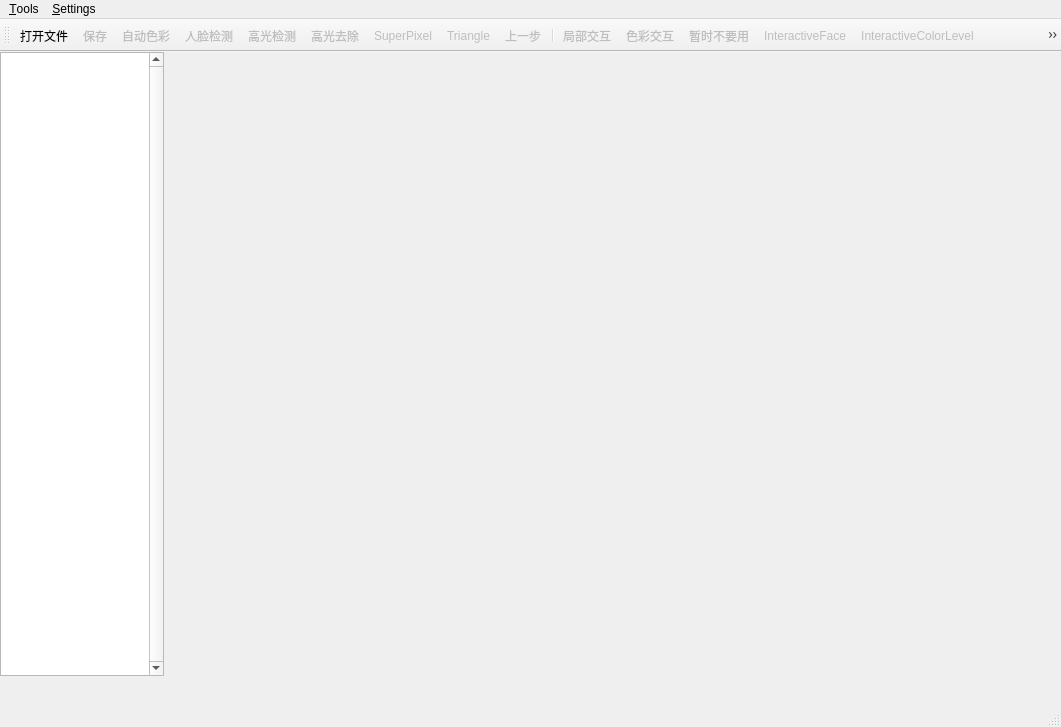
<?xml version="1.0" encoding="UTF-8"?>
<ui version="4.0">
 <class>ImageProcessSystemClass</class>
 <widget class="QMainWindow" name="ImageProcessSystemClass">
  <property name="enabled">
   <bool>true</bool>
  </property>
  <property name="geometry">
   <rect>
    <x>0</x>
    <y>0</y>
    <width>1061</width>
    <height>727</height>
   </rect>
  </property>
  <property name="windowTitle">
   <string>ImageProcessSystem</string>
  </property>
  <widget class="QWidget" name="centralWidget">
   <property name="enabled">
    <bool>true</bool>
   </property>
   <widget class="QLabel" name="pixelValueLabel">
    <property name="geometry">
     <rect>
      <x>420</x>
      <y>520</y>
      <width>102</width>
      <height>12</height>
     </rect>
    </property>
    <property name="text">
     <string/>
    </property>
    <property name="alignment">
     <set>Qt::AlignCenter</set>
    </property>
   </widget>
   <widget class="QListWidget" name="listWidget">
    <property name="geometry">
     <rect>
      <x>0</x>
      <y>0</y>
      <width>164</width>
      <height>624</height>
     </rect>
    </property>
    <property name="verticalScrollBarPolicy">
     <enum>Qt::ScrollBarAlwaysOn</enum>
    </property>
   </widget>
  </widget>
  <widget class="QMenuBar" name="menuBar">
   <property name="geometry">
    <rect>
     <x>0</x>
     <y>0</y>
     <width>1061</width>
     <height>23</height>
    </rect>
   </property>
   <widget class="QMenu" name="menu_Tools">
    <property name="enabled">
     <bool>true</bool>
    </property>
    <property name="title">
     <string>&amp;Tools</string>
    </property>
    <widget class="QMenu" name="faceDetetingMenu">
     <property name="enabled">
      <bool>false</bool>
     </property>
     <property name="title">
      <string>人脸检测</string>
     </property>
     <addaction name="faceDetectingColorModelAction"/>
     <addaction name="faceDetectingCombineAction"/>
    </widget>
    <addaction name="faceDetetingMenu"/>
    <addaction name="faceMeansStatisticsAction"/>
    <addaction name="sharpenAction"/>
    <addaction name="highlightBatchAction"/>
   </widget>
   <widget class="QMenu" name="menu_Settings">
    <property name="title">
     <string>&amp;Settings</string>
    </property>
    <addaction name="setColorParametersAction"/>
   </widget>
   <addaction name="menu_Tools"/>
   <addaction name="menu_Settings"/>
  </widget>
  <widget class="QToolBar" name="mainToolBar">
   <property name="enabled">
    <bool>true</bool>
   </property>
   <property name="iconSize">
    <size>
     <width>48</width>
     <height>48</height>
    </size>
   </property>
   <attribute name="toolBarArea">
    <enum>TopToolBarArea</enum>
   </attribute>
   <attribute name="toolBarBreak">
    <bool>false</bool>
   </attribute>
   <addaction name="actionOpen"/>
   <addaction name="actionSave"/>
   <addaction name="actionColorCorrection"/>
   <addaction name="actionFace"/>
   <addaction name="actionHighLightDetection"/>
   <addaction name="actionHighlightRemoval"/>
   <addaction name="actionSuperPixel"/>
   <addaction name="actionTriangle"/>
   <addaction name="actionCancel"/>
   <addaction name="separator"/>
   <addaction name="actionInteractiveLocalEnhencement"/>
   <addaction name="actionInteractiveColorCorrection"/>
   <addaction name="actionInteractiveHighlight"/>
   <addaction name="actionInteractiveFace"/>
   <addaction name="actionInteractiveColorLevel"/>
   <addaction name="actionInteractiveColorBalance"/>
   <addaction name="actionInteractiveTriangle"/>
   <addaction name="actionMeshEditing"/>
   <addaction name="actionSwitch"/>
  </widget>
  <widget class="QStatusBar" name="statusBar">
   <property name="enabled">
    <bool>false</bool>
   </property>
  </widget>
  <action name="actionOpen">
   <property name="enabled">
    <bool>true</bool>
   </property>
   <property name="icon">
    <iconset resource="imageprocesssystem.qrc">
     <normaloff>:/pictures/open.png</normaloff>:/pictures/open.png</iconset>
   </property>
   <property name="text">
    <string>打开文件</string>
   </property>
  </action>
  <action name="actionSave">
   <property name="enabled">
    <bool>false</bool>
   </property>
   <property name="icon">
    <iconset resource="imageprocesssystem.qrc">
     <normaloff>:/pictures/save.png</normaloff>:/pictures/save.png</iconset>
   </property>
   <property name="text">
    <string>保存</string>
   </property>
  </action>
  <action name="actionColorCorrection">
   <property name="enabled">
    <bool>false</bool>
   </property>
   <property name="icon">
    <iconset resource="imageprocesssystem.qrc">
     <normaloff>:/pictures/autocolorcorrection.jpg</normaloff>:/pictures/autocolorcorrection.jpg</iconset>
   </property>
   <property name="text">
    <string>自动色彩</string>
   </property>
  </action>
  <action name="faceDetectingColorModelAction">
   <property name="text">
    <string>色彩模型</string>
   </property>
  </action>
  <action name="faceDetectingCombineAction">
   <property name="text">
    <string>&amp;Combine</string>
   </property>
  </action>
  <action name="actionFace">
   <property name="enabled">
    <bool>false</bool>
   </property>
   <property name="icon">
    <iconset resource="imageprocesssystem.qrc">
     <normaloff>:/pictures/face.jpg</normaloff>:/pictures/face.jpg</iconset>
   </property>
   <property name="text">
    <string>人脸检测</string>
   </property>
  </action>
  <action name="actionHighLightDetection">
   <property name="enabled">
    <bool>false</bool>
   </property>
   <property name="icon">
    <iconset resource="imageprocesssystem.qrc">
     <normaloff>:/pictures/highlight.png</normaloff>:/pictures/highlight.png</iconset>
   </property>
   <property name="text">
    <string>高光检测</string>
   </property>
  </action>
  <action name="setColorParametersAction">
   <property name="text">
    <string>人脸肤色参数</string>
   </property>
  </action>
  <action name="actionHighlightRemoval">
   <property name="enabled">
    <bool>false</bool>
   </property>
   <property name="icon">
    <iconset resource="imageprocesssystem.qrc">
     <normaloff>:/pictures/highlightremoval.png</normaloff>:/pictures/highlightremoval.png</iconset>
   </property>
   <property name="text">
    <string>高光去除</string>
   </property>
  </action>
  <action name="actionCancel">
   <property name="enabled">
    <bool>false</bool>
   </property>
   <property name="icon">
    <iconset resource="imageprocesssystem.qrc">
     <normaloff>:/pictures/cancel.png</normaloff>:/pictures/cancel.png</iconset>
   </property>
   <property name="text">
    <string>上一步</string>
   </property>
  </action>
  <action name="faceMeansStatisticsAction">
   <property name="enabled">
    <bool>false</bool>
   </property>
   <property name="text">
    <string>脸部均值统计</string>
   </property>
  </action>
  <action name="sharpenAction">
   <property name="enabled">
    <bool>false</bool>
   </property>
   <property name="text">
    <string>锐化</string>
   </property>
  </action>
  <action name="highlightBatchAction">
   <property name="text">
    <string>高光批处理</string>
   </property>
  </action>
  <action name="actionInteractiveLocalEnhencement">
   <property name="enabled">
    <bool>false</bool>
   </property>
   <property name="icon">
    <iconset resource="imageprocesssystem.qrc">
     <normaloff>:/pictures/localenhencementnotselected.jpg</normaloff>:/pictures/localenhencementnotselected.jpg</iconset>
   </property>
   <property name="text">
    <string>局部交互</string>
   </property>
  </action>
  <action name="actionInteractiveColorCorrection">
   <property name="enabled">
    <bool>false</bool>
   </property>
   <property name="icon">
    <iconset resource="imageprocesssystem.qrc">
     <normaloff>:/pictures/colorcorrectnotselected.jpg</normaloff>:/pictures/colorcorrectnotselected.jpg</iconset>
   </property>
   <property name="text">
    <string>色彩交互</string>
   </property>
  </action>
  <action name="actionSwitch">
   <property name="enabled">
    <bool>false</bool>
   </property>
   <property name="icon">
    <iconset resource="imageprocesssystem.qrc">
     <normaloff>:/pictures/switch.png</normaloff>:/pictures/switch.png</iconset>
   </property>
   <property name="text">
    <string>切换，交互完了点这个保存！</string>
   </property>
  </action>
  <action name="actionInteractiveHighlight">
   <property name="enabled">
    <bool>false</bool>
   </property>
   <property name="icon">
    <iconset resource="imageprocesssystem.qrc">
     <normaloff>:/pictures/highlightnotselected.jpg</normaloff>:/pictures/highlightnotselected.jpg</iconset>
   </property>
   <property name="text">
    <string>暂时不要用</string>
   </property>
  </action>
  <action name="actionInteractiveFace">
   <property name="enabled">
    <bool>false</bool>
   </property>
   <property name="icon">
    <iconset resource="imageprocesssystem.qrc">
     <normaloff>:/pictures/facenotselected.jpg</normaloff>:/pictures/facenotselected.jpg</iconset>
   </property>
   <property name="text">
    <string>InteractiveFace</string>
   </property>
  </action>
  <action name="actionInteractiveColorLevel">
   <property name="enabled">
    <bool>false</bool>
   </property>
   <property name="icon">
    <iconset resource="imageprocesssystem.qrc">
     <normaloff>:/pictures/colorlevelnotselected.jpg</normaloff>:/pictures/colorlevelnotselected.jpg</iconset>
   </property>
   <property name="text">
    <string>InteractiveColorLevel</string>
   </property>
  </action>
  <action name="actionInteractiveColorBalance">
   <property name="enabled">
    <bool>false</bool>
   </property>
   <property name="icon">
    <iconset resource="imageprocesssystem.qrc">
     <normaloff>:/pictures/colorbalancenotselected.jpg</normaloff>:/pictures/colorbalancenotselected.jpg</iconset>
   </property>
   <property name="text">
    <string>InteractiveColorBalance</string>
   </property>
  </action>
  <action name="actionSuperPixel">
   <property name="enabled">
    <bool>false</bool>
   </property>
   <property name="icon">
    <iconset resource="imageprocesssystem.qrc">
     <normaloff>:/pictures/superpixel.jpg</normaloff>:/pictures/superpixel.jpg</iconset>
   </property>
   <property name="text">
    <string>SuperPixel</string>
   </property>
  </action>
  <action name="actionInteractiveTriangle">
   <property name="enabled">
    <bool>false</bool>
   </property>
   <property name="icon">
    <iconset resource="imageprocesssystem.qrc">
     <normaloff>:/pictures/trianglnoteselected.jpg</normaloff>:/pictures/trianglnoteselected.jpg</iconset>
   </property>
   <property name="text">
    <string>InteractiveTriangle</string>
   </property>
  </action>
  <action name="actionTriangle">
   <property name="enabled">
    <bool>false</bool>
   </property>
   <property name="icon">
    <iconset resource="imageprocesssystem.qrc">
     <normaloff>:/pictures/triangleicon.jpg</normaloff>:/pictures/triangleicon.jpg</iconset>
   </property>
   <property name="text">
    <string>Triangle</string>
   </property>
  </action>
  <action name="actionMeshEditing">
   <property name="enabled">
    <bool>false</bool>
   </property>
   <property name="icon">
    <iconset resource="imageprocesssystem.qrc">
     <normaloff>:/pictures/mesheditingnotselected.jpg</normaloff>:/pictures/mesheditingnotselected.jpg</iconset>
   </property>
   <property name="text">
    <string>MeshEditing</string>
   </property>
  </action>
 </widget>
 <layoutdefault spacing="6" margin="11"/>
 <resources>
  <include location="imageprocesssystem.qrc"/>
 </resources>
 <connections/>
</ui>
